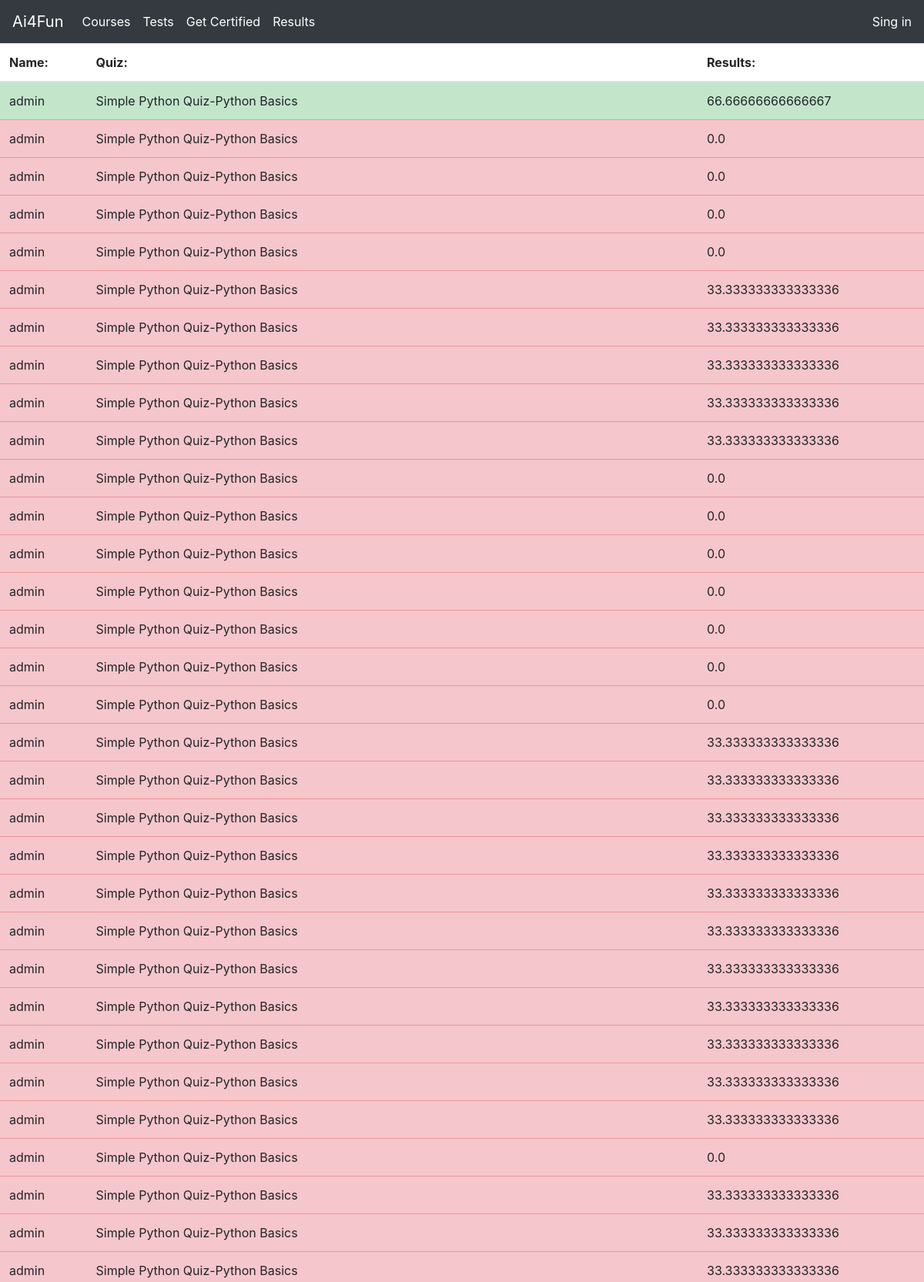
The app's page /results (upper part) with its own data.
### results_module/models.py (models this page shows, shortened)
class Result(models.Model):
    quiz = models.ForeignKey(Quiz, on_delete=models.CASCADE)
    user = models.ForeignKey(User, on_delete=models.CASCADE)
    score = models.FloatField()

### quiz_module/models.py (models this page shows, shortened)
class Quiz(models.Model):
    name = models.CharField(max_length=120)
    topic = models.CharField(max_length=120)
    number_of_questions = models.IntegerField()
    time = models.IntegerField(help_text="duration of the quiz in minutes")
    required_score_to_pass = models.IntegerField(help_text="score in %")
    difficulty = models.CharField(max_length=6, choices=DIFF_CHOICES)
    def __str__(self):
        return f"{self.name}-{self.topic}"
    class Meta:
        verbose_name_plural = 'Quizes'

### login_module/views.py (the view)
# urls.py: path('results', views.results_view, name='results'),
def results_view(request):
    queryset = Result.objects.all()
    context = {"results": queryset}
    return render(request, "appPages/results.html", context)

### templates/appPages/results.html (shortened to what this page needs)
<!DOCTYPE html>
<html lang="en">
<head>
    <link rel="stylesheet" href="https://cdn.jsdelivr.net/npm/bootstrap@4.3.1/dist/css/bootstrap.min.css">
</head>
<body>
<nav class="navbar navbar-expand-lg navbar-light bg-dark text-white">
  <a class="navbar-brand text-white" href="home">Ai4Fun</a>
  <div class="collapse navbar-collapse bg text-white" id="navbarSupportedContent">
    <ul class="navbar-nav mr-auto">
      <li class="nav-item active">
        <a class="nav-link text-white" href="/courses">Courses<span class="sr-only">(current)</span></a>
      </li>
      <li class="nav-item">
        <a class="nav-link text-white" href="/tests">Tests</a>
      </li>
      <li class="nav-item active">
        <a class="nav-link text-white" href="/certificate_test">Get Certified<span class="sr-only">(current)</span></a>
      </li>
                <li>
                    <a class="nav-link text-white" href="/results">Results<span class="sr-only">(current)</span></a>
                 </li>
    </ul>
        {% if user.is_authenticated %}
    <ul class="nav navbar-nav navbar-right">
      <li><a href="/signout" class="text-white"> Log Out</a></li>
    </ul>
      {% else %}
            <ul class="nav navbar-nav navbar-right">
      <li><a href="/signin" class="text-white"> Sing in</a></li>
    </ul>
            {% endif %}
  </div>
</nav>
    <table class="table">
  <thead>
    <tr>
      <th scope="col">Name:</th>
      <th scope="col">Quiz:</th>
      <th scope="col">Results:</th>
    </tr>
  </thead>
      <tbody>
      {% for result in results %}
          {% if result.score < 50 %}
    <tr class="table-danger">
      <td>{{ result.user }}</td>
      <td>{{ result.quiz }}</td>
      <td>{{result.score}}</td>
    </tr>
          {% endif %}
           {% if result.score > 50 %}
              <tr class="table-success">
                <td>{{ result.user }}</td>
                <td>{{ result.quiz }}</td>
                <td>{{result.score}}</td>
                </tr>
          {% endif %}
       {% endfor %}
  </tbody>
</table>
</body>
</html>

### templates/appPages/results.html (style rules this page uses)
div { display:table; margin:auto; }

### records on screen
Result: user "admin", quiz "Simple Python Quiz-Python Basics", score "66.66666666666667"
Result: user "admin", quiz "Simple Python Quiz-Python Basics", score "0.0"
Result: user "admin", quiz "Simple Python Quiz-Python Basics", score "0.0"
Result: user "admin", quiz "Simple Python Quiz-Python Basics", score "0.0"
Result: user "admin", quiz "Simple Python Quiz-Python Basics", score "0.0"
Result: user "admin", quiz "Simple Python Quiz-Python Basics", score "33.333333333333336"
Result: user "admin", quiz "Simple Python Quiz-Python Basics", score "33.333333333333336"
Result: user "admin", quiz "Simple Python Quiz-Python Basics", score "33.333333333333336"
Result: user "admin", quiz "Simple Python Quiz-Python Basics", score "33.333333333333336"
Result: user "admin", quiz "Simple Python Quiz-Python Basics", score "33.333333333333336"
Result: user "admin", quiz "Simple Python Quiz-Python Basics", score "0.0"
Result: user "admin", quiz "Simple Python Quiz-Python Basics", score "0.0"
Result: user "admin", quiz "Simple Python Quiz-Python Basics", score "0.0"
Result: user "admin", quiz "Simple Python Quiz-Python Basics", score "0.0"
Result: user "admin", quiz "Simple Python Quiz-Python Basics", score "0.0"
Result: user "admin", quiz "Simple Python Quiz-Python Basics", score "0.0"
Result: user "admin", quiz "Simple Python Quiz-Python Basics", score "0.0"
Result: user "admin", quiz "Simple Python Quiz-Python Basics", score "33.333333333333336"
Result: user "admin", quiz "Simple Python Quiz-Python Basics", score "33.333333333333336"
Result: user "admin", quiz "Simple Python Quiz-Python Basics", score "33.333333333333336"
Result: user "admin", quiz "Simple Python Quiz-Python Basics", score "33.333333333333336"
Result: user "admin", quiz "Simple Python Quiz-Python Basics", score "33.333333333333336"
Result: user "admin", quiz "Simple Python Quiz-Python Basics", score "33.333333333333336"
Result: user "admin", quiz "Simple Python Quiz-Python Basics", score "33.333333333333336"
Result: user "admin", quiz "Simple Python Quiz-Python Basics", score "33.333333333333336"
Result: user "admin", quiz "Simple Python Quiz-Python Basics", score "33.333333333333336"
Result: user "admin", quiz "Simple Python Quiz-Python Basics", score "33.333333333333336"
Result: user "admin", quiz "Simple Python Quiz-Python Basics", score "33.333333333333336"
Result: user "admin", quiz "Simple Python Quiz-Python Basics", score "0.0"
Result: user "admin", quiz "Simple Python Quiz-Python Basics", score "33.333333333333336"
Result: user "admin", quiz "Simple Python Quiz-Python Basics", score "33.333333333333336"
Result: user "admin", quiz "Simple Python Quiz-Python Basics", score "33.333333333333336"
